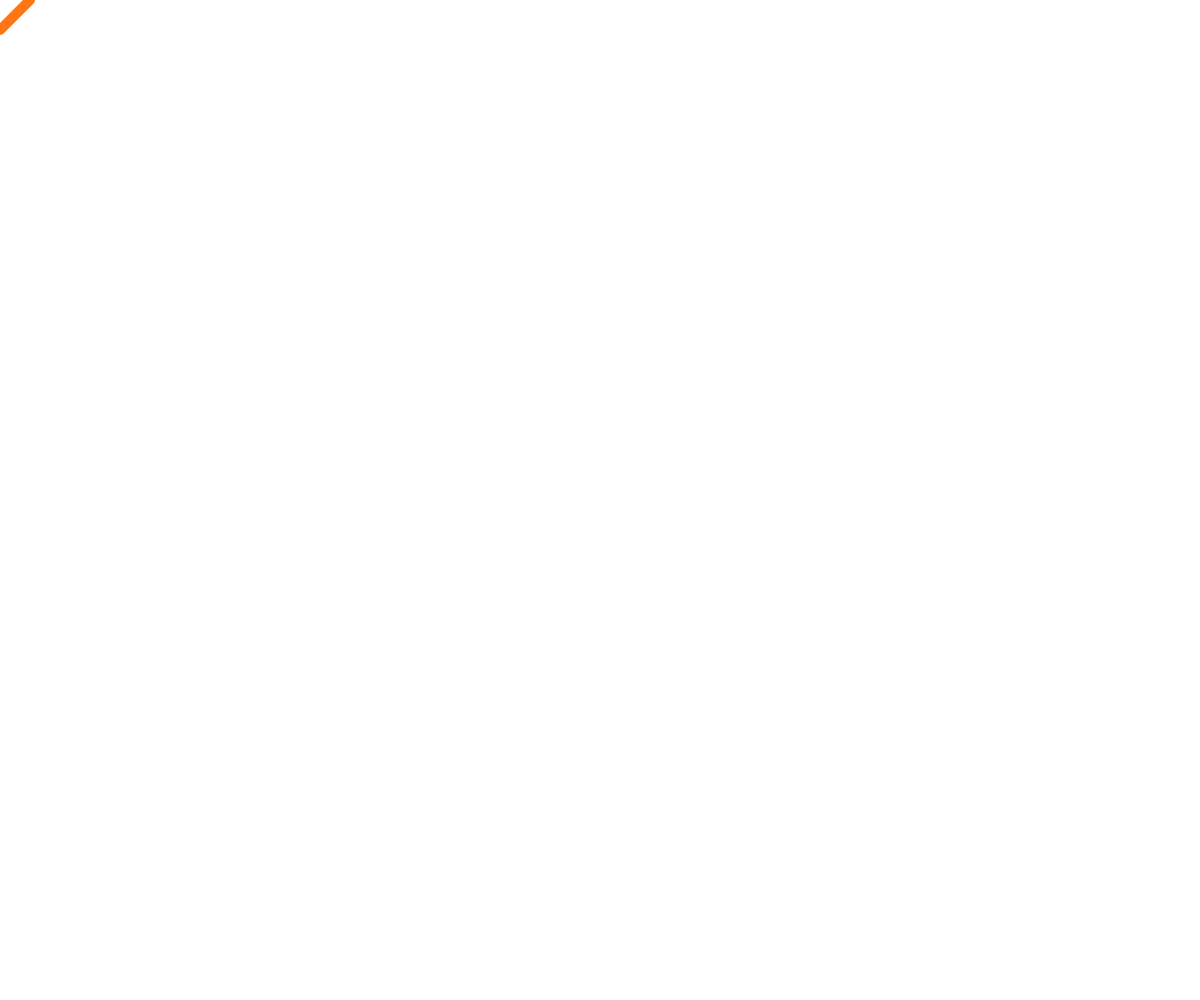
Frame 1 (no input)
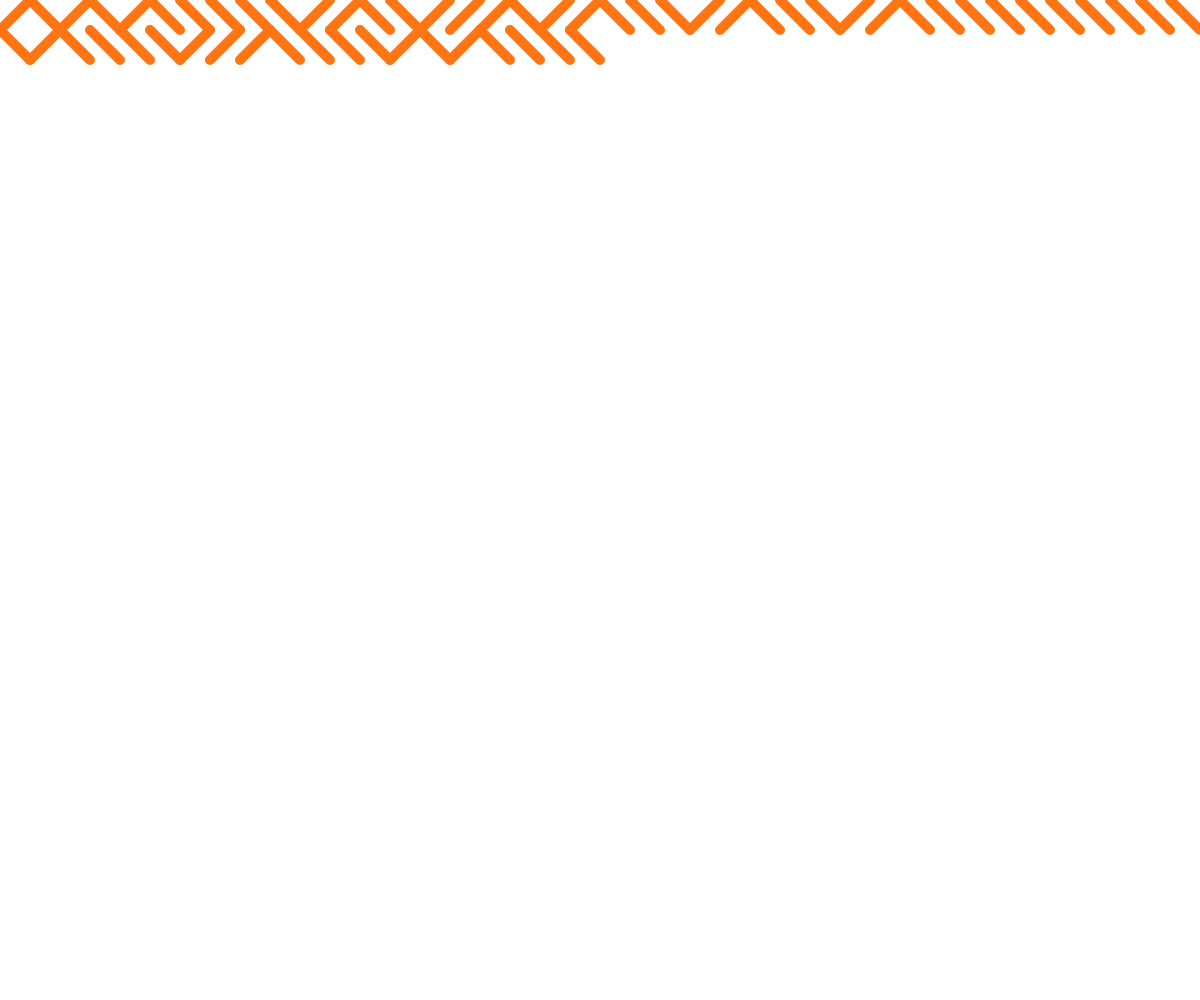
Frame 60 (no input)
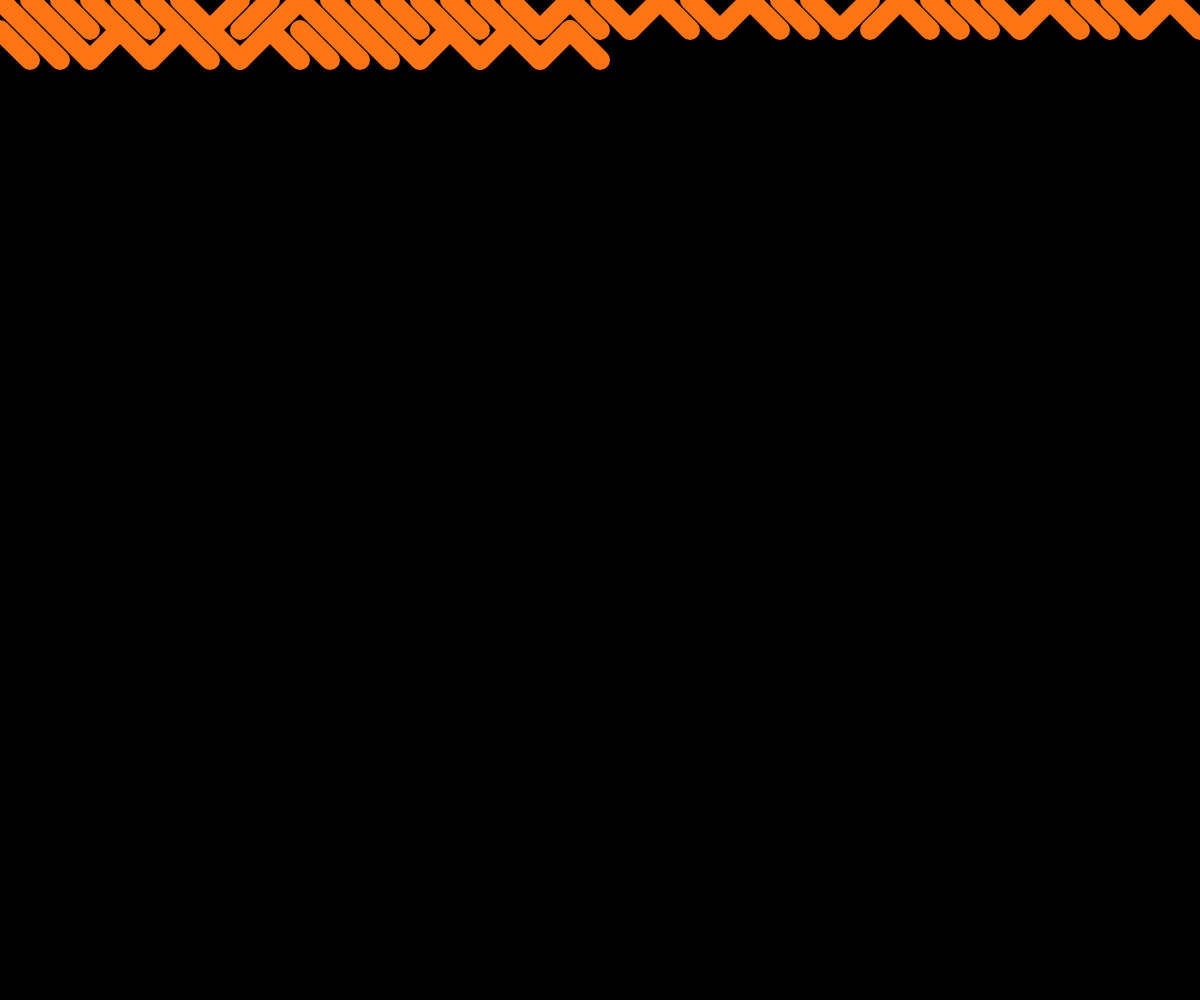
Frame 120 (the mouse pressed at the canvas centre since frame 60)

The p5.js sketch that drew these frames (run headless with seeded random() and noise() and a simulated clock; from frame 60 on, the mouse is pressed at the canvas centre):

// p5.js sketch
// ── sketch.js
//10PRINT STEFANIA PAPA
//VARIAZIONE

var x = 0; 
var y = 0; 
var g = 30; // dimensione griglia
var sfondo = 255
var spessore = (g/3); //spessore linea


function setup() {
  
  createCanvas(windowWidth, windowHeight);
  background(sfondo);
  strokeJoin(ROUND);
}

function draw() {
  preparaQuadretto();
  strokeWeight(spessore);
  // lancio la monetina e disegno la riga a destra o sinistra
  if (testa()) {
    line(x , y, x + g ,  y + g);
  } else {
    line(x, y + g , x + g , y);
  }
  // passo alla casella a lato
  x= x + g ;
  // se sono in fondo alla riga vado a capo alla riga successiva
  if (x >= width) {
    x = 0;
    y= y + g;
    
  }
  // se sono in fondo alla pagina ricomincio con griglia differente
  if (y >= height) {
    background(sfondo);
    x=0
    y = 0;
    g =  random(width);
    spessore= g/3;
  
  }
}

 
//premendo il mouse cambia colore di sfondo e riparte a disegnare
//divide e raddoppia lo spessore
function mousePressed() {
  x = 0;
  y = 0;

    if (sfondo == 0 ) {
    spessore= spessore/2;
    sfondo = 255;
    
    }
    else {
      sfondo = 0;
      spessore = spessore*2;
    }
    background(sfondo)
}


// lancio della monetina per probabilità
function testa() {
  if (random(3) <= 2) {
    return (true); // testa
  } else {
    return (false); // croce
  }
}


//cancella un quadretto prima di disegnarci
function preparaQuadretto() {
  
  fill(sfondo);
  noStroke();
  stroke(255, 117, 20);
  
}
